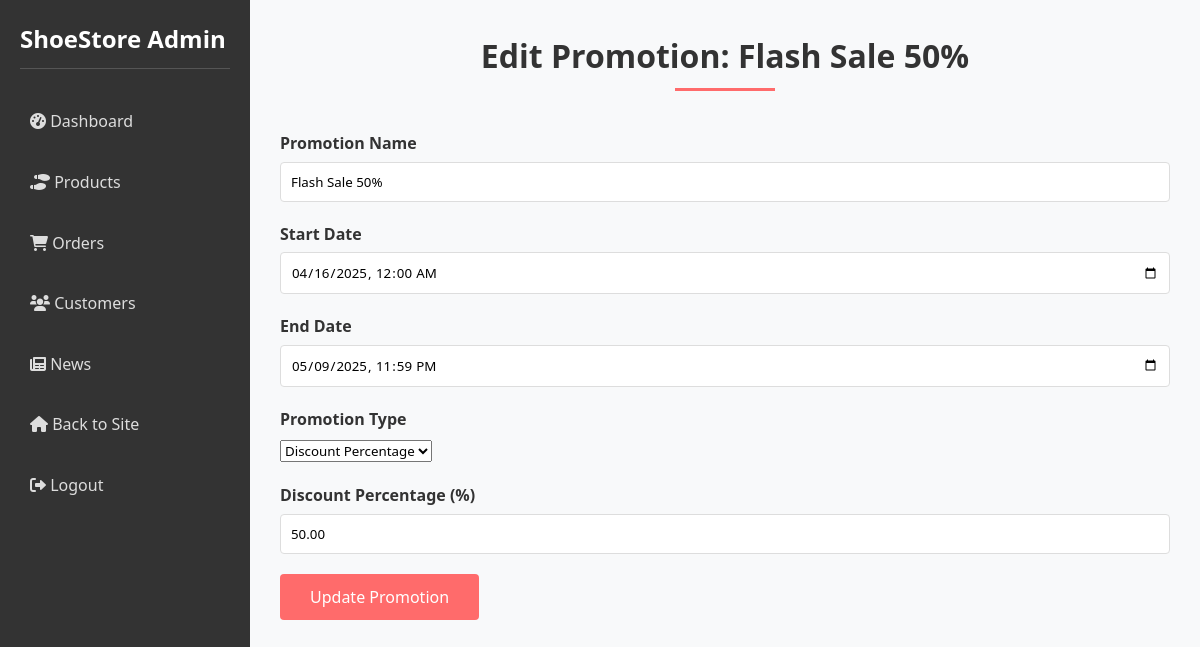
Page /index.php?controller=adminPromotion&action=edit&promotion_id=1 (signed in) on the committed database.
### tables this page shows
CREATE TABLE `promotions` (
  `promotion_id` int(11) NOT NULL,
  `promotion_type` varchar(50) NOT NULL,
  `promotion_name` varchar(100) NOT NULL,
  `discount_percentage` decimal(5,2) DEFAULT NULL,
  `fixed_price` decimal(10,2) DEFAULT NULL,
  `start_date` datetime NOT NULL,
  `end_date` datetime NOT NULL
);

### controllers/AdminPromotionController.php (called while the page is built, shortened)
<?php
require_once 'models/PromotionalProductModel.php';
require_once 'models/ProductModelv2.php';
class AdminPromotionController {
    private $promotionModel;
    public function __construct() {
        $this->promotionModel = new PromotionalProductModel();
    }
    public function edit() {
        $promotionId = (int)$_GET['promotion_id'];
        $promotion = $this->promotionModel->getPromotionById($promotionId);
        require_once 'views/admin/pages/promotion-edit.php';
    }
}

### index.php (called while the page is built, shortened)
<?php
spl_autoload_register(function ($class_name) {
    $controllerPath = 'controllers/' . $class_name . '.php';
    $modelPath = 'models/' . $class_name . '.php';
});
$action = isset($_GET['action']) ? preg_replace('/[^a-zA-Z0-9]/', '', $_GET['action']) : 'index';
$controllerInstance = new $controllerClass();
$controllerInstance->$action();

### models/ProductModelv2.php (called while the page is built, shortened)
<?php
class ProductModel {
    public function __construct() {
        try {
            $this->pdo = new PDO("mysql:host=127.0.0.1;dbname=shoe;charset=utf8mb4", "root", "");
        } catch (PDOException $e) {
            die("Connection failed: " . $e->getMessage());
        }
    }
}

### models/Database.php (called while the page is built)
<?php
class Database {
    private $host = 'localhost';
    private $db_name = 'shoe';
    private $username = 'root';
    private $password = '';
    private $pdo;
    public function __construct() {
        try {
            $this->pdo = new PDO(
                "mysql:host=$this->host;dbname=$this->db_name;charset=utf8mb4",
                $this->username,
                $this->password
            );
            $this->pdo->setAttribute(PDO::ATTR_ERRMODE, PDO::ERRMODE_EXCEPTION);
        } catch (PDOException $e) {
            die("Connection failed: " . $e->getMessage());
        }
    }
    public function getConnection() {
        return $this->pdo;
    }
}

### models/PromotionalProductModel.php (called while the page is built, shortened)
<?php
require_once 'models/ProductModelv2.php';
class PromotionalProductModel {
    private $db;
    public function __construct() {
        $database = new Database();
        $this->db = $database->getConnection();
    }
    public function getPromotionById($promotionId) {
        $query = "SELECT * FROM promotions WHERE promotion_id = :promotion_id";
        $stmt = $this->db->prepare($query);
        $stmt->bindValue(':promotion_id', (int)$promotionId, PDO::PARAM_INT);
        $stmt->execute();
        return $stmt->fetch(PDO::FETCH_ASSOC);
    }
}

### views/admin/pages/promotion-edit.php (the view, shortened to what this page needs)
<?php require 'views/admin/components/header.php'; ?>
<div class="section-title">
    <h2>Edit Promotion: <?php echo htmlspecialchars($promotion['promotion_name']); ?></h2>
</div>
<div class="promotion-edit">
    <form method="post" action="">
        <div class="form-group">
            <label for="promotion_name">Promotion Name</label>
            <input type="text" id="promotion_name" name="promotion_name" value="<?php echo htmlspecialchars($promotion['promotion_name']); ?>" required>
        </div>
        <div class="form-group">
            <label for="start_date">Start Date</label>
            <input type="datetime-local" id="start_date" name="start_date" value="<?php echo date('Y-m-d\TH:i', strtotime($promotion['start_date'])); ?>" required>
        </div>
        <div class="form-group">
            <label for="end_date">End Date</label>
            <input type="datetime-local" id="end_date" name="end_date" value="<?php echo date('Y-m-d\TH:i', strtotime($promotion['end_date'])); ?>" required>
        </div>
        <div class="form-group">
            <label for="promotion_type">Promotion Type</label>
            <select id="promotion_type" name="promotion_type" onchange="togglePromotionFields()">
                <option value="discount" <?php echo $promotion['discount_percentage'] !== null ? 'selected' : ''; ?>>Discount Percentage</option>
            </select>
        </div>
        <div id="discount_fields" class="promotion-fields" style="<?php echo $promotion['discount_percentage'] !== null ? 'display: block;' : 'display: none;'; ?>">
            <div class="form-group">
                <label for="discount_percentage">Discount Percentage (%)</label>
                <input type="number" id="discount_percentage" name="discount_percentage" step="0.01" min="0" max="100" value="<?php echo $promotion['discount_percentage'] ?? ''; ?>">
            </div>
        </div>
        <button type="submit" class="btn">Update Promotion</button>
    </form>
</div>
<?php require 'views/admin/components/admin_footer.php'; ?>

### assets/css/style.css (style rules this page uses)
* { margin: 0; padding: 0; box-sizing: border-box; font-family: "Segoe UI", Tahoma, Geneva, Verdana, sans-serif; }
body { background-color: #f8f9fa; color: #333; line-height: 1.6; }
.btn { display: inline-block; background-color: #ff6b6b; color: white; padding: 12px 30px; border: none; border-radius: 4px; cursor: pointer; font-size: 16px; transition: all 0.3s ease; }
.section-title { text-align: center; margin-bottom: 40px; }
.section-title h2 { font-size: 32px; color: #333; position: relative; display: inline-block; padding-bottom: 10px; }
.section-title h2::after { content: ""; position: absolute; bottom: 0; left: 50%; transform: translateX(-50%); width: 100px; height: 3px; background-color: #ff6b6b; }
.form-group { margin-bottom: 20px; }
.form-group label { display: block; margin-bottom: 5px; font-weight: bold; }
.form-group input { width: 100%; padding: 10px; border: 1px solid #ddd; border-radius: 4px; }

### rows in the picture
promotions: promotion_name "Flash Sale 50%", start_date "04/16/2025 00:00", end_date "05/09/2025 23:59", promotion_type "Discount Percentage", discount_percentage "50.00"
